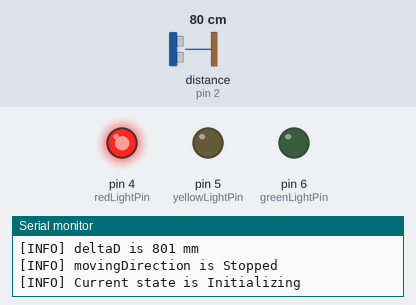
Recording of a sketch running on a simulated Arduino Uno, built with avr-gcc and run on an emulated ATmega328P. Shown: output pins drawn as LEDs (lit = HIGH), the last lines printed to the serial monitor. Wiring (inferred from the names in the program): ultrasonic range finder: trigger pin 3; echo pin 2. Inputs (shaded band) come from the test bench; at power-on: distance to the obstacle (sensor on pin 2) 80 cm. The echo pulse lasts 58.3 µs per cm; random numbers use the default seed unless the sketch sets one; pins used as bus, display or sensor lines are not drawn.

Above: at 0.1 s.
At 2.4 s:
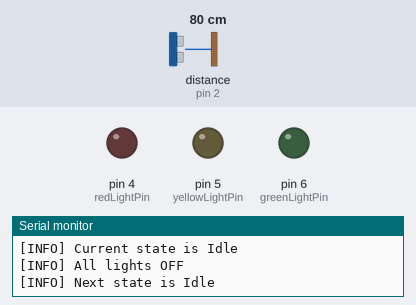
2.5 s: distance to the obstacle (sensor on pin 2) set to 71 cm
At 3.5 s:
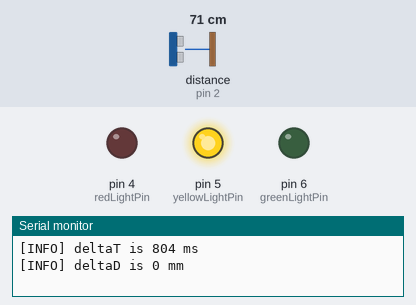
4.4 s: distance to the obstacle (sensor on pin 2) set to 35 cm
Timing chart, 0 to 8.1 s (numbered marks = the images above; inputs shaded):
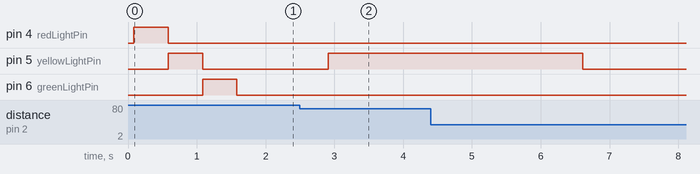

Measured:
- the behaviour switches between 75 and 74 cm on distance to the obstacle (sensor on pin 2) (found by bisection; images 1 and 2)
- after the input at 2.5 s, pin 5 (yellowLightPin): LOW → HIGH after 0.41 s

The sketch:

DistanceMeasurement.ino
```cpp
#include <Arduino.h>
#define __ASSERT_USE_STDERR
#include <assert.h>

#include "DebugUtils.h"
#include "StateMachine.h"

#include "MockDistanceSensor.h"
#include "MockTrafficLight.h"
#include "HCSR04.h"
#include "DiscreteLEDTrafficLight.h"

const uint8_t triggerPin      = 3;
const uint8_t echoPin         = 2;

const uint8_t redLightPin     = 4;
const uint8_t yellowLightPin  = 5;
const uint8_t greenLightPin   = 6;

const uint32_t maxDistanceThresholdMm        = 3000;
const uint32_t farThresholdMm                = 1500;
const uint32_t nearThresholdMm               = 250;
const uint32_t movingDistanceThresholdMm     = 50;
const uint32_t movingTimeThresholdMs         = 100;
const uint32_t holdingTimeThresholdMs        = 2000;
const uint32_t waitTimeBetweenMeasurementsMs = 100;

CNEGR::IDistanceSensor *distanceSensor;
CNEGR::ITrafficLight   *trafficLight;
CNEGR::StateMachine    *stateMachine;

/// @brief The main app setup function
///
void setup()
{
  // Initialize serial communication at 19200 bits per second.
  Serial.begin(19200);

  Logger::SetLogLevel(Logger::Level::INFO);

  // Create the distance sensor object
  distanceSensor = new CNEGR::HCSR04();
  //distanceSensor = new CNEGR::MockDistanceSensor();
  // Assert if the the distanceSensor object can't be created
  assert(distanceSensor != nullptr);

  // Setup de distance sensor
  CNEGR::IDistanceSensor::Config distanceSensorConfig;

  distanceSensorConfig.name       = "DistanceSensor1";
  distanceSensorConfig.triggerPin = triggerPin;
  distanceSensorConfig.echoPin    = echoPin;

  Result result = distanceSensor->Init(distanceSensorConfig);
  if (result != RESULT_OK)
  {
    // Sensor Init() failed, assert as we can't continue the execution
    assert(result == RESULT_OK);
  }

  // Create the traffic light object
  //trafficLight   = new CNEGR::MockTrafficLight();
  trafficLight   = new CNEGR::DiscreteLEDTrafficLight();
  // Assert if the the trafficLight object can't be created
  assert(trafficLight != nullptr);

  // Setup the traffic light component
  CNEGR::ITrafficLight::Config trafficLightConfig;

  trafficLightConfig.name           = "TrafficLight1";
  trafficLightConfig.redLightPin    = redLightPin;
  trafficLightConfig.yellowLightPin = yellowLightPin;
  trafficLightConfig.greenLightPin  = greenLightPin;
  trafficLightConfig.pinsPolarity   = CNEGR::SignalPolarity::ActiveHigh;

  result = trafficLight->Init(trafficLightConfig);
  if (result != RESULT_OK)
  {
    // TrafficLight Init() failed, assert as we can't continue the execution
    assert(result == RESULT_OK);
  }

  // Create the state machine object
  stateMachine = new CNEGR::StateMachine();
  // Assert if the the stateMachine object can't be created
  assert(stateMachine != nullptr);

  // Setup the state machine component
  CNEGR::StateMachine::Config stateMachineConfig;
  stateMachineConfig.distanceSensor                     = distanceSensor;
  stateMachineConfig.trafficLight                       = trafficLight;
  stateMachineConfig.maxDistanceThresholdMm             = maxDistanceThresholdMm;
  stateMachineConfig.farThresholdMm                     = farThresholdMm;
  stateMachineConfig.nearThresholdMm                    = nearThresholdMm;
  stateMachineConfig.movingDistanceDetectionThresholdMm = movingDistanceThresholdMm;
  stateMachineConfig.movingTimeThresholdMs              = movingTimeThresholdMs;
  stateMachineConfig.holdingTimeThresholdMs             = holdingTimeThresholdMs;

  stateMachine->Init(stateMachineConfig);

  // Everything is now setup up abd ready to go
}

/// @brief The main app loop
///
void loop()
{
  stateMachine->Update();

  delay(waitTimeBetweenMeasurementsMs);
}
```

CommonDefines.h
```cpp
///
/// @file CommonDefines.h
///
/// @brief Common definitions
///
/// @author Carl Negrescu
/// @date May 19, 2025
///
///
#pragma once

#if !defined(_COMMONDEFINES_H_)
#define _COMMONDEFINES_H_

namespace CNEGR
{
  #define MAX_COMPONENT_NAME_LENGTH 32

  enum SignalPolarity
  {
    ActiveHigh,
    ActiveLow,
  };
}
#endif // _COMMONDEFINES_H_
```

DebugUtils.cpp
```cpp
///
/// @file DebugUtils.h
///
/// @brief Definition of debug utility functions and types
///
/// @author Carl Negrescu
/// @date May 20, 2025
///
///
#include <Arduino.h>
#include "DebugUtils.h"

/// @brief Resets the board
void Reset()
{
  asm volatile ("jmp 0");
}

const uint32_t LOG_BUFFER_SIZE = 128;

/// @brief Constructor
///
Logger::Logger()
  :_level(INFO),
   _logOutputProc(&DefaultLogOutputProc)
{
}


/// @brief Gets the logger object instance
///
/// @retval The logger instance
///
Logger& Logger::Instance()
{
    static Logger logger;
    return logger;
}

/// @brief Sets the log output level
///
/// @param level The log output level
///
void Logger::SetLogLevel(Level level)
{
  Instance()._level = level;
}

/// @brief Gets the log output level
///
/// @retval The log output level
///
Logger::Level Logger::GetLogLevel()
{
  return Instance()._level;
}

/// @brief Outputs a formatted log message with the DEBUG log level
///
/// @param format Pointer to the format string
///
void Logger::Debug(const char* format, ...)
{
  va_list args;
  va_start(args, format);
  Log(Level::DEBUG, format, args);
  va_end(args);
}

/// @brief Outputs a formatted log message with the DEBUG log level
///
/// @note For this method the format string is located in the program
/// space (flash memory)
///
/// @param format Pointer to the format string located in the program
/// space (flash memory)
///
void Logger::Debug(const __FlashStringHelper* format, ...)
{
  va_list args;
  va_start(args, format);
  Log(Level::DEBUG, format, args);
  va_end(args);
}

/// @brief Outputs a formatted log message with the INFO log level
///
/// @param format Pointer to the format string
///
void Logger::Info(const char* format, ...)
{
  va_list args;
  va_start(args, format);
  Log(Level::INFO, format, args);
  va_end(args);
}

/// @brief Outputs a formatted log message with the INFO log level
///
/// @note For this method the format string is located in the program
/// space (flash memory)
///
/// @param format Pointer to the format string located in the program
/// space (flash memory)
///
void Logger::Info(const __FlashStringHelper* format, ...)
{
  va_list args;
  va_start(args, format);
  Log(Level::INFO, format, args);
  va_end(args);
}

/// @brief Outputs a formatted log message with the WARNING log level
///
/// @param format Pointer to the format string
///
void Logger::Warning(const char* format, ...)
{
  va_list args;
  va_start(args, format);
  Log(Level::WARNING, format, args);
  va_end(args);
}

/// @brief Outputs a formatted log message with the WARNING log level
///
/// @note For this method the format string is located in the program
/// space (flash memory)
///
/// @param format Pointer to the format string located in the program
/// space (flash memory)
///
void Logger::Warning(const __FlashStringHelper* format, ...)
{
  va_list args;
  va_start(args, format);
  Log(Level::WARNING, format, args);
  va_end(args);
}

/// @brief Outputs a formatted log message with the ERROR log level
///
/// @param format Pointer to the format string
///
void Logger::Error(const char* format, ...)
{
  va_list args;
  va_start(args, format);
  Log(Level::ERROR, format, args);
  va_end(args);
}

/// @brief Outputs a formatted log message with the ERROR log level
///
/// @note For this method the format string is located in the program
/// space (flash memory)
///
/// @param format Pointer to the format string located in the program
/// space (flash memory)
///
void Logger::Error(const __FlashStringHelper* format, ...)
{
  va_list args;
  va_start(args, format);
  Log(Level::ERROR, format, args);
  va_end(args);
}

/// @brief Outputs a formatted log message with the FATAL log level
///
/// @param format Pointer to the format string
///
void Logger::Fatal(const char* format, ...)
{
  va_list args;
  va_start(args, format);
  Log(Level::FATAL, format, args);
  va_end(args);
}

/// @brief Outputs a formatted log message with the FATAL log level
///
/// @note For this method the format string is located in the program
/// space (flash memory)
///
/// @param format Pointer to the format string located in the program
/// space (flash memory)
///
void Logger::Fatal(const __FlashStringHelper* format, ...)
{
  va_list args;
  va_start(args, format);
  Log(Level::FATAL, format, args);
  va_end(args);
}

/// @brief Outputs a formatted log message using the specified log level
///
/// @param level  Enum indicating the logging level of this message
/// @param format Pointer to the format string
///
void Logger::Log(Level level, const char* format, ...)
{
  va_list args;
  va_start(args, format);
  Log(level, format, args);
  va_end(args);
}

/// @brief Outputs a formatted log message using the specified log level
///
/// @param level  Enum indicating the logging level of this message
/// @param format Pointer to the format string
/// @param args   Arguments for format specification
///
void Logger::Log(Level level, const char *format, va_list args)
{
  if (level >= GetLogLevel())
  {
    char logBuffer[LOG_BUFFER_SIZE];
    // logBuffer[0] = '[';

    // String s(ToString(level));
    // s.toCharArray(&logBuffer[1], sizeof(logBuffer)-1);
    // int len = strnlen(&logBuffer[0], sizeof(logBuffer));
    // if (len < sizeof(logBuffer)-3)
    // {
    //   logBuffer[len] = ']';
    //   logBuffer[len+1] = ' ';
    //   len += 2;
    // }

    uint32_t len = ToCharArray(level, "[", "] ", logBuffer, sizeof(logBuffer));

    vsnprintf(&logBuffer[len], (sizeof(logBuffer) - len), format, args);
    Instance()._logOutputProc(logBuffer);
  }
}

/// @brief Outputs a formatted log message using the specified log level
///
/// @note For this method the format string is located in the program
/// space (flash memory)
///
/// @param level  Enum indicating the logging level of this message
/// @param format Pointer to the format string located in the program
/// space (flash memory)
/// @param args   Arguments for format specification
///
void Logger::Log(Level level, const __FlashStringHelper *format, va_list args)
{
  if (level >= GetLogLevel())
  {
    char logBuffer[LOG_BUFFER_SIZE];

    uint32_t len = ToCharArray(level, "[", "] ", logBuffer, sizeof(logBuffer));
    // logBuffer[0] = '[';
    // uint32_t len = ToCharArray(level, &logBuffer[1], sizeof(logBuffer)-1);
    // // String s(ToString(level));
    // // s.toCharArray(&logBuffer[1], sizeof(logBuffer)-1);
    // // int len = strnlen(&logBuffer[0], sizeof(logBuffer));
    // if (len < sizeof(logBuffer)-3)
    // {
    //   logBuffer[len] = ']';
    //   logBuffer[len+1] = ' ';
    //   len += 2;
    // }

    vsnprintf_P(&logBuffer[len], (sizeof(logBuffer) - len), reinterpret_cast<const char *>(format), args);
    Instance()._logOutputProc(logBuffer);
  }
}

/// @brief Sets the log output function
///
/// @param logOutputProc Pointer to output function
///
void Logger::SetOutputFunction(LogOutputProc logOutputProc)
{
  if (logOutputProc == nullptr)
  {
    Instance()._logOutputProc = &DefaultLogOutputProc;
  }
  else
  {
    Instance()._logOutputProc = logOutputProc;
  }
}

/// @brief Converts the log output level to a string
///
/// @note This method returns a const string is located in
/// the program space (flash memory)
///
/// @param level  The logging level to convert to string
///
/// @retval The log output level as a const string located
/// in the program space (flash memory)
///
const __FlashStringHelper* Logger::ToString(Level level)
{
  static const char LEVEL_DEBUG[] PROGMEM   = "DEBUG";
  static const char LEVEL_INFO[] PROGMEM    = "INFO";
  static const char LEVEL_WARNING[] PROGMEM = "WARNING";
  static const char LEVEL_ERROR[] PROGMEM   = "ERROR";
  static const char LEVEL_FATAL[] PROGMEM   = "FATAL";
  static const char LEVEL_OFF[] PROGMEM     = "OFF";
  static const char LEVEL_INVALID[] PROGMEM = "INVALID";

  const char* const LOG_LEVEL_STRINGS[] PROGMEM =
  {
      LEVEL_DEBUG,
      LEVEL_INFO,
      LEVEL_WARNING,
      LEVEL_ERROR,
      LEVEL_FATAL,
      LEVEL_OFF,
      LEVEL_INVALID
  };

  if ((level >= Level::DEBUG) && (level <= Level::OFF))
    return reinterpret_cast<const __FlashStringHelper *>(LOG_LEVEL_STRINGS[level]);
  else
    return reinterpret_cast<const __FlashStringHelper *>(LOG_LEVEL_STRINGS[Level::OFF+1]);
}

/// @brief Converts the log output level to a string and copies it
/// into the buffer
///
/// @param level        The logging level to convert
/// @param buffer       Pointer to the output buffer
/// @param bufferSize   The output buffer size
///
/// @retval The length of the resulting string
///
uint32_t Logger::ToCharArray(Level level, char *buffer, uint32_t bufferSize)
{
  const __FlashStringHelper* s = ToString(level);
  uint32_t length = strlen_P((PGM_P)s);

  if ((buffer == nullptr) || (bufferSize < length))
    return 0;

  strncpy_P(buffer, (PGM_P)s, bufferSize-1);

  return length;
}


/// @brief Converts the log output level to a string and copies it
/// into the buffer. The log level string will be bracketed with the
///  prefix and suffix strings if these are not null
///
/// @param level        The logging level to convert
/// @param prefix       The prefix string
/// @param suffix       The suffix string
/// @param buffer       Pointer to the output buffer
/// @param bufferSize   The output buffer size
///
/// @retval The length of the resulting string
///
uint32_t Logger::ToCharArray(Level level, const char *prefix, const char *suffix, char *buffer, uint32_t bufferSize)
{
  const __FlashStringHelper* s = ToString(level);
  uint32_t length = strlen_P((PGM_P)s);

  uint32_t prefixLength = prefix != nullptr ? strlen(prefix) : 0;
  uint32_t suffixLength = suffix != nullptr ? strlen(suffix) : 0;
  uint32_t totalLength = prefixLength + length + suffixLength;

  if ((buffer == nullptr) || (bufferSize < totalLength))
    return 0;

  buffer[0] = '\0';

  if (prefixLength != 0)
    strcpy(buffer, prefix);

  strcat_P(buffer, (PGM_P)s);

  if (suffixLength != 0)
    strcat(buffer, suffix);

  return totalLength;
}

/// @brief Flushes the output stream
///
void Logger::Flush()
{
  Serial.flush();
}

/// @brief The default ouput function
///
/// @param message The message to be printed
///
void Logger::DefaultLogOutputProc(const char *message)
{
  Serial.println(message);
}

/// @brief Prints the assert diagnostic informations and then aborts program execution
///
/// @param func     The function name from where the assert was invoked
/// @param file     The file name from where the assert was invoked
/// @param lineno   The line number in the file from where the assert was invoked
/// @param exp      The expression which caused the assert to fail
///
void __assert(const char *func, const char *file, int lineno, const char *exp)
{
  // Remove the file path and keep only the file name
  const char *fname = strrchr(file, '\\');
  fname = fname != nullptr ? fname + 1 : file;

  // Send the diagnostic informations through the logger interface
  Logger::Fatal(F("*******************************************************************"));
  Logger::Fatal(F("%s (%d): %s() => assert(%s) failed!"), fname, lineno, func, exp);
  Logger::Fatal(F("*******************************************************************"));
  Logger::Flush();

  // Abort program execution
  abort();
}
```

HCSR04.cpp
```cpp
///
/// @file HCSR04.h
///
/// @brief HCSR04 class implementation
///
/// @author Carl Negrescu
/// @date May 29, 2025
///

#include "HCSR04.h"

namespace CNEGR
{
  const uint32_t       minTriggerPulseDurationUs  = 10;                          ///< The minimum trigger pulse duration in microseconds
  const uint32_t       minDistanceMm              = 20;                          ///< The minimum distance the sensor can detect in millimeters
  const uint32_t       maxDistanceMm              = 4000;                        ///< The maximum distance the sensor can detect in millimeters
  const SignalPolarity triggerPolarity            = SignalPolarity::ActiveHigh;  ///< The trigger signal polarity
  const SignalPolarity echoPolarity               = SignalPolarity::ActiveHigh;  ///< The echo signal polarity
  const uint32_t       burstSignalFrequencyHz     = 40000;                       ///< The burst signal frequency in Hz
  const uint32_t       burstSignalLength          = 8;                           ///< The length of the burst signal in number of pulses

  /// The duration  of the burst signal in microseconds
  const uint32_t       burstSignalDurationUs      = (burstSignalLength * 1000 * 1000) / burstSignalFrequencyHz;

  /// @brief Constructor.
  HCSR04::HCSR04(): DistanceSensor(minTriggerPulseDurationUs, minDistanceMm, maxDistanceMm, triggerPolarity, echoPolarity)
  {
  }
}
```

HCSR04.h
```cpp
///
/// @file HCSR04.h
///
/// @brief HCSR04 ultrasonic sensor class definition
///
/// @author Carl Negrescu
/// @date May 20, 2025
///
#pragma once

#if !defined(_HCSR04_H_)
#define _HCSR04_H_

#include "DistanceSensor.h"

namespace CNEGR
{
  /// @brief HCSR04 class definition
  ///
  class HCSR04: public DistanceSensor
  {
  public:
    /// @brief Constructor.
    HCSR04();
  };
}
#endif // _HCSR04_H_
```

Source omitted: DebugUtils.h (7399 bytes), DiscreteLEDTrafficLight.cpp (8988 bytes), DiscreteLEDTrafficLight.h (5703 bytes), DistanceSensor.cpp (9724 bytes), DistanceSensor.h (5096 bytes), IDistanceSensor.h (3177 bytes), ITrafficLight.h (5191 bytes), MockDistanceSensor.cpp (5898 bytes), MockDistanceSensor.h (3737 bytes), MockTrafficLight.cpp (7205 bytes), MockTrafficLight.h (5103 bytes), Result.cpp (2241 bytes) and 3 more
